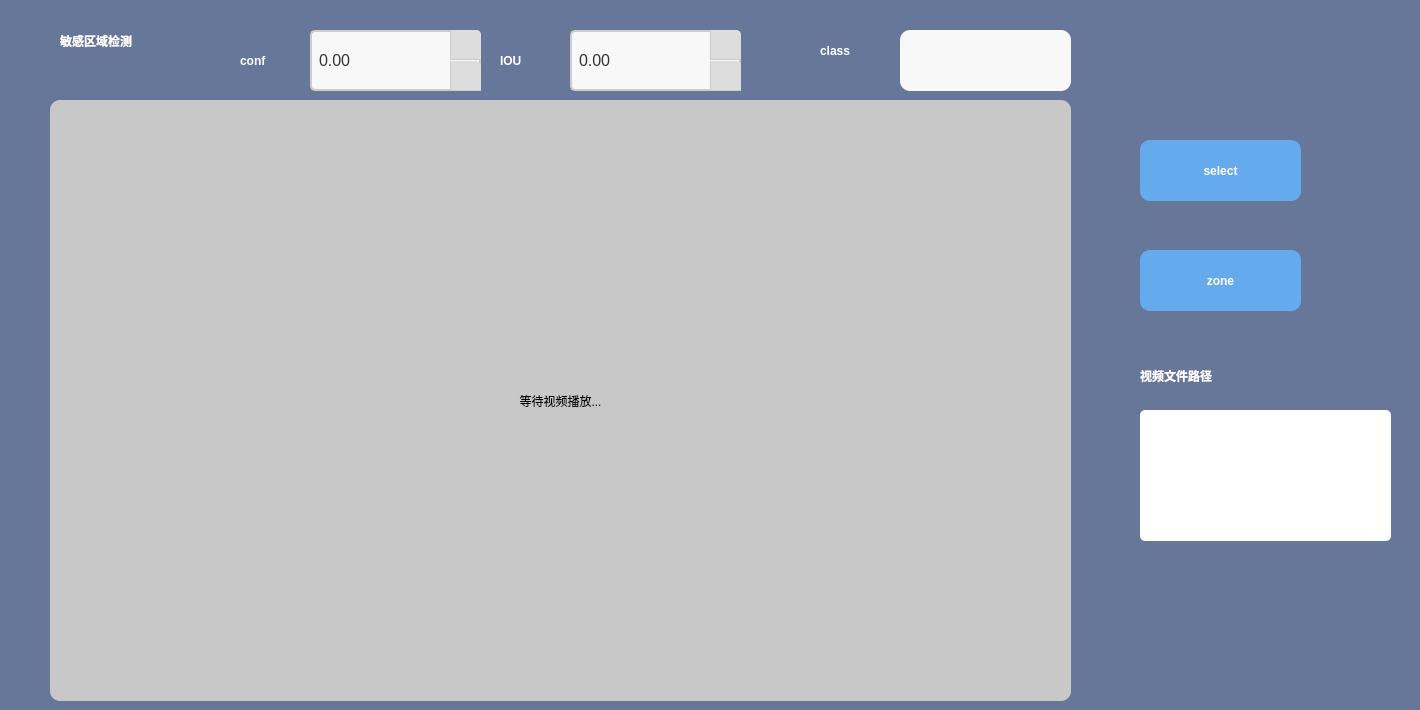
    <widget class="QWidget" name="tab_5">
     <property name="styleSheet">
      <string notr="true">QWidget{
	background-color: #667799;
}</string>
     </property>
     <attribute name="title">
      <string>Tab 5</string>
     </attribute>
     <widget class="QLabel" name="label_19">
      <property name="geometry">
       <rect>
        <x>60</x>
        <y>10</y>
        <width>391</width>
        <height>61</height>
       </rect>
      </property>
      <property name="styleSheet">
       <string notr="true">QLabel{
	font: 18pt &quot;黑体&quot;;
	font-weight: bold;
	color: #ffffff;
}</string>
      </property>
      <property name="text">
       <string>敏感区域检测</string>
      </property>
     </widget>
     <widget class="QPushButton" name="select_btn_5">
      <property name="geometry">
       <rect>
        <x>1140</x>
        <y>140</y>
        <width>161</width>
        <height>61</height>
       </rect>
      </property>
      <property name="styleSheet">
       <string notr="true">QPushButton{
	font: 12pt &quot;Arial&quot;;
	font-weight: bold;
	background-color: #66aaee;
	border-radius: 10%;
	color: white
}</string>
      </property>
      <property name="text">
       <string>select</string>
      </property>
     </widget>
     <widget class="QPushButton" name="zone_btn">
      <property name="geometry">
       <rect>
        <x>1140</x>
        <y>250</y>
        <width>161</width>
        <height>61</height>
       </rect>
      </property>
      <property name="styleSheet">
       <string notr="true">QPushButton{
	font: 12pt &quot;Arial&quot;;
	font-weight: bold;
	background-color: #66aaee;
	border-radius: 10%;
	color: white
}</string>
      </property>
      <property name="text">
       <string>zone</string>
      </property>
     </widget>
     <widget class="QLabel" name="video5">
      <property name="geometry">
       <rect>
        <x>50</x>
        <y>100</y>
        <width>1021</width>
        <height>601</height>
       </rect>
      </property>
      <property name="styleSheet">
       <string notr="true">
           QLabel {
            background-color: rgb(200, 200, 200);  border-radius:10%; }
          </string>
      </property>
      <property name="text">
       <string>等待视频播放...</string>
      </property>
      <property name="alignment">
       <set>Qt::AlignCenter</set>
      </property>
     </widget>
     <widget class="QTextBrowser" name="zone_path">
      <property name="geometry">
       <rect>
        <x>1140</x>
        <y>410</y>
        <width>251</width>
        <height>131</height>
       </rect>
      </property>
      <property name="styleSheet">
       <string notr="true">QTextBrowser{
	background-color: white;
	border-radius:5%;
	border: 0;
	font-size: 10pt;
	padding: 10px;
}</string>
      </property>
     </widget>
     <widget class="QLabel" name="label_31">
      <property name="geometry">
       <rect>
        <x>1140</x>
        <y>350</y>
        <width>271</width>
        <height>51</height>
       </rect>
      </property>
      <property name="styleSheet">
       <string notr="true">QLabel{
	font: 16pt &quot;黑体&quot;;
	font-weight: bold;
	color: #ffffff;
}</string>
      </property>
      <property name="text">
       <string>视频文件路径</string>
      </property>
     </widget>
     <widget class="QLabel" name="label_26">
      <property name="geometry">
       <rect>
        <x>240</x>
        <y>30</y>
        <width>121</width>
        <height>61</height>
       </rect>
      </property>
      <property name="styleSheet">
       <string notr="true">QLabel{
	font: 16pt &quot;Arial&quot;;
	font-weight: bold;
	color: #ffffff;
}</string>
      </property>
      <property name="text">
       <string>conf</string>
      </property>
     </widget>
     <widget class="QLabel" name="label_27">
      <property name="geometry">
       <rect>
        <x>500</x>
        <y>30</y>
        <width>141</width>
        <height>61</height>
       </rect>
      </property>
      <property name="styleSheet">
       <string notr="true">QLabel{
	font: 16pt &quot;Arial&quot;;
	font-weight: bold;
	color: #ffffff;
}</string>
      </property>
      <property name="text">
       <string>IOU</string>
      </property>
     </widget>
     <widget class="QLabel" name="label_17">
      <property name="geometry">
       <rect>
        <x>820</x>
        <y>20</y>
        <width>121</width>
        <height>61</height>
       </rect>
      </property>
      <property name="styleSheet">
       <string notr="true">QLabel{
	font: 16pt &quot;Arial&quot;;
	font-weight: bold;
	color: #ffffff;
}</string>
      </property>
      <property name="text">
       <string>class</string>
      </property>
     </widget>
     <widget class="QDoubleSpinBox" name="conf5">
      <property name="geometry">
       <rect>
        <x>310</x>
        <y>30</y>
        <width>171</width>
        <height>61</height>
       </rect>
      </property>
      <property name="styleSheet">
       <string notr="true">    QDoubleSpinBox {
        background-color: #f8f8f8;
        border: 2px solid #ccc;
        border-radius: 5px;
        padding: 5px;
        font-size: 12pt;
        color: #333;
    }
    QDoubleSpinBox::up-button {
        subcontrol-origin: border;
        subcontrol-position: top right;
        width: 30px;
        border-left: 1px solid #ccc;
        border-bottom: 1px solid #ccc;
        border-top-right-radius: 5px;
        background-color: #ddd;
    }
    QDoubleSpinBox::down-button {
        subcontrol-origin: border;
        subcontrol-position: bottom right;
        width: 30px;
        border-left: 1px solid #ccc;
        border-bottom: 1px solid #ccc;
        border-top-right-radius: 5px;
        background-color: #ddd;

    }
    QDoubleSpinBox::up-button:hover, QDoubleSpinBox::down-button:hover {
        background-color: #ccc;
    }
    QDoubleSpinBox::up-arrow {
        width: 10px;
        height: 10px;
        image: url(D:/MyCode/public_project/yolov8-traffic-app/ui/up.png);  /* 使用资源文件中的图标 */
    }
    QDoubleSpinBox::down-arrow {
        width: 10px;
        height: 10px;
        image: url(D:/MyCode/public_project/yolov8-traffic-app/ui/down.png);  /* 使用资源文件中的图标 */
    }</string>
      </property>
     </widget>
     <widget class="QDoubleSpinBox" name="IOU5">
      <property name="geometry">
       <rect>
        <x>570</x>
        <y>30</y>
        <width>171</width>
        <height>61</height>
       </rect>
      </property>
      <property name="styleSheet">
       <string notr="true">    QDoubleSpinBox {
        background-color: #f8f8f8;
        border: 2px solid #ccc;
        border-radius: 5px;
        padding: 5px;
        font-size: 12pt;
        color: #333;
    }
    QDoubleSpinBox::up-button {
        subcontrol-origin: border;
        subcontrol-position: top right;
        width: 30px;
        border-left: 1px solid #ccc;
        border-bottom: 1px solid #ccc;
        border-top-right-radius: 5px;
        background-color: #ddd;
    }
    QDoubleSpinBox::down-button {
        subcontrol-origin: border;
        subcontrol-position: bottom right;
        width: 30px;
        border-left: 1px solid #ccc;
        border-bottom: 1px solid #ccc;
        border-top-right-radius: 5px;
        background-color: #ddd;

    }
    QDoubleSpinBox::up-button:hover, QDoubleSpinBox::down-button:hover {
        background-color: #ccc;
    }
    QDoubleSpinBox::up-arrow {
        width: 10px;
        height: 10px;
        image: url(D:/MyCode/public_project/yolov8-traffic-app/ui/up.png);  /* 使用资源文件中的图标 */
    }
    QDoubleSpinBox::down-arrow {
        width: 10px;
        height: 10px;
        image: url(D:/MyCode/public_project/yolov8-traffic-app/ui/down.png);  /* 使用资源文件中的图标 */
    }</string>
      </property>
     </widget>
     <widget class="QLineEdit" name="class5">
      <property name="geometry">
       <rect>
        <x>900</x>
        <y>30</y>
        <width>171</width>
        <height>61</height>
       </rect>
      </property>
      <property name="styleSheet">
       <string notr="true">QLineEdit{
	background-color: #f8f8f8;
	font-size: 12pt;
	border: 0;
	padding: 10px;
    border-radius: 10%;
}</string>
      </property>
     </widget>
    </widget>
